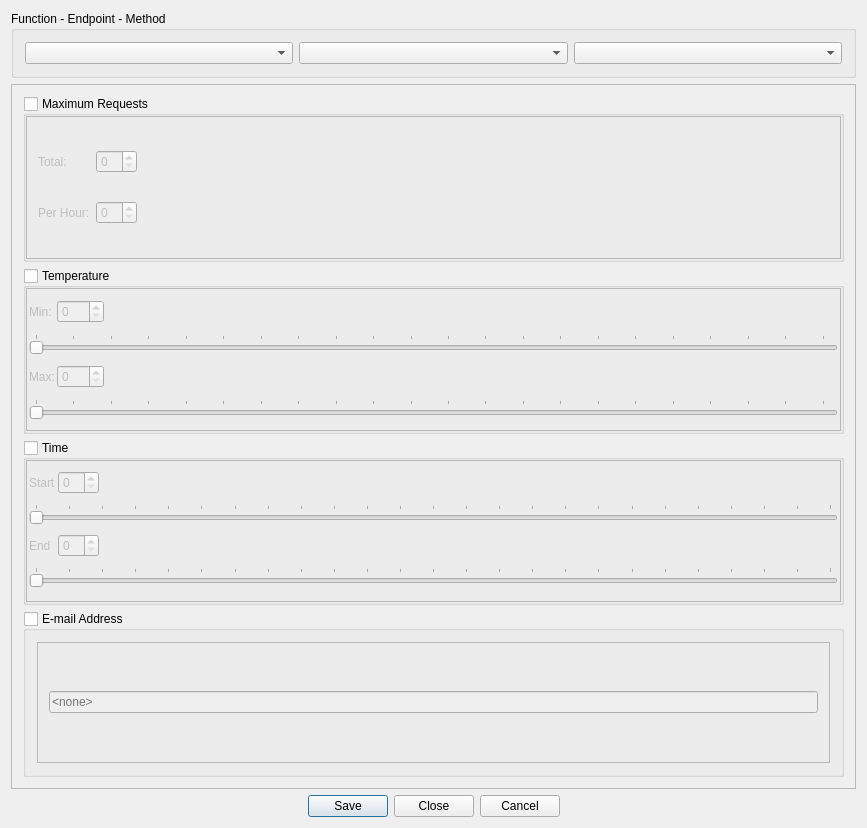
<?xml version="1.0" encoding="UTF-8"?>
<ui version="4.0">
 <class>RuleEditor</class>
 <widget class="QDialog" name="RuleEditor">
  <property name="geometry">
   <rect>
    <x>0</x>
    <y>0</y>
    <width>867</width>
    <height>828</height>
   </rect>
  </property>
  <property name="windowTitle">
   <string>Business Rule Editor</string>
  </property>
  <property name="windowIcon">
   <iconset resource="IdsEditor.qrc">
    <normaloff>:/IdsEditor/Resources/icon.png</normaloff>:/IdsEditor/Resources/icon.png</iconset>
  </property>
  <layout class="QGridLayout" name="gridLayout_3">
   <item row="0" column="0">
    <widget class="QGroupBox" name="groupBox">
     <property name="title">
      <string>Function - Endpoint - Method      </string>
     </property>
     <layout class="QHBoxLayout" name="horizontalLayout">
      <item>
       <widget class="QComboBox" name="FunctionCombo"/>
      </item>
      <item>
       <widget class="QComboBox" name="EndPointCombo"/>
      </item>
      <item>
       <widget class="QComboBox" name="MethodCombo"/>
      </item>
     </layout>
    </widget>
   </item>
   <item row="2" column="0">
    <widget class="QDialogButtonBox" name="buttonBox">
     <property name="enabled">
      <bool>true</bool>
     </property>
     <property name="standardButtons">
      <set>QDialogButtonBox::Cancel|QDialogButtonBox::Close|QDialogButtonBox::Save</set>
     </property>
     <property name="centerButtons">
      <bool>true</bool>
     </property>
    </widget>
   </item>
   <item row="1" column="0">
    <widget class="QScrollArea" name="scrollArea">
     <property name="widgetResizable">
      <bool>true</bool>
     </property>
     <widget class="QWidget" name="scrollAreaWidgetContents">
      <property name="geometry">
       <rect>
        <x>0</x>
        <y>0</y>
        <width>819</width>
        <height>683</height>
       </rect>
      </property>
      <layout class="QVBoxLayout" name="verticalLayout">
       <item>
        <widget class="QGroupBox" name="MaxRequestsGroup">
         <property name="title">
          <string>Maximum Requests</string>
         </property>
         <property name="checkable">
          <bool>true</bool>
         </property>
         <property name="checked">
          <bool>false</bool>
         </property>
         <layout class="QVBoxLayout" name="verticalLayout_4">
          <property name="spacing">
           <number>0</number>
          </property>
          <property name="leftMargin">
           <number>0</number>
          </property>
          <property name="topMargin">
           <number>0</number>
          </property>
          <property name="rightMargin">
           <number>0</number>
          </property>
          <property name="bottomMargin">
           <number>0</number>
          </property>
          <item>
           <widget class="QFrame" name="MaxRequestsFrame">
            <property name="frameShape">
             <enum>QFrame::StyledPanel</enum>
            </property>
            <property name="frameShadow">
             <enum>QFrame::Raised</enum>
            </property>
            <layout class="QGridLayout" name="gridLayout_5">
             <item row="0" column="0">
              <widget class="QLabel" name="label_5">
               <property name="text">
                <string>Total:</string>
               </property>
              </widget>
             </item>
             <item row="0" column="1">
              <layout class="QHBoxLayout" name="horizontalLayout_5">
               <item>
                <widget class="QSpinBox" name="MaxRequestsSpin"/>
               </item>
               <item>
                <spacer name="horizontalSpacer_4">
                 <property name="orientation">
                  <enum>Qt::Horizontal</enum>
                 </property>
                 <property name="sizeHint" stdset="0">
                  <size>
                   <width>40</width>
                   <height>20</height>
                  </size>
                 </property>
                </spacer>
               </item>
              </layout>
             </item>
             <item row="1" column="0">
              <widget class="QLabel" name="label_6">
               <property name="toolTip">
                <string>Rule for N messages per hour</string>
               </property>
               <property name="text">
                <string>Per Hour:</string>
               </property>
              </widget>
             </item>
             <item row="1" column="1">
              <layout class="QHBoxLayout" name="horizontalLayout_2">
               <item>
                <widget class="QSpinBox" name="MaxReqPHSpin"/>
               </item>
               <item>
                <spacer name="horizontalSpacer_6">
                 <property name="orientation">
                  <enum>Qt::Horizontal</enum>
                 </property>
                 <property name="sizeHint" stdset="0">
                  <size>
                   <width>40</width>
                   <height>20</height>
                  </size>
                 </property>
                </spacer>
               </item>
              </layout>
             </item>
            </layout>
           </widget>
          </item>
         </layout>
        </widget>
       </item>
       <item>
        <widget class="QGroupBox" name="TempGroup">
         <property name="title">
          <string>Temperature</string>
         </property>
         <property name="checkable">
          <bool>true</bool>
         </property>
         <property name="checked">
          <bool>false</bool>
         </property>
         <layout class="QVBoxLayout" name="verticalLayout_5">
          <property name="spacing">
           <number>0</number>
          </property>
          <property name="leftMargin">
           <number>0</number>
          </property>
          <property name="topMargin">
           <number>0</number>
          </property>
          <property name="rightMargin">
           <number>0</number>
          </property>
          <property name="bottomMargin">
           <number>0</number>
          </property>
          <item>
           <widget class="QFrame" name="TempFrame">
            <property name="frameShape">
             <enum>QFrame::StyledPanel</enum>
            </property>
            <property name="frameShadow">
             <enum>QFrame::Raised</enum>
            </property>
            <layout class="QGridLayout" name="gridLayout">
             <property name="leftMargin">
              <number>2</number>
             </property>
             <property name="topMargin">
              <number>2</number>
             </property>
             <property name="rightMargin">
              <number>2</number>
             </property>
             <property name="bottomMargin">
              <number>2</number>
             </property>
             <property name="spacing">
              <number>2</number>
             </property>
             <item row="0" column="0">
              <widget class="QLabel" name="label_3">
               <property name="text">
                <string>Min:</string>
               </property>
              </widget>
             </item>
             <item row="0" column="1">
              <widget class="QSpinBox" name="MinTempSpin">
               <property name="sizePolicy">
                <sizepolicy hsizetype="Preferred" vsizetype="Fixed">
                 <horstretch>0</horstretch>
                 <verstretch>0</verstretch>
                </sizepolicy>
               </property>
               <property name="maximum">
                <number>212</number>
               </property>
              </widget>
             </item>
             <item row="0" column="2">
              <spacer name="horizontalSpacer">
               <property name="orientation">
                <enum>Qt::Horizontal</enum>
               </property>
               <property name="sizeHint" stdset="0">
                <size>
                 <width>334</width>
                 <height>20</height>
                </size>
               </property>
              </spacer>
             </item>
             <item row="1" column="0" colspan="3">
              <widget class="QSlider" name="MinTempSlider">
               <property name="maximum">
                <number>212</number>
               </property>
               <property name="orientation">
                <enum>Qt::Horizontal</enum>
               </property>
               <property name="tickPosition">
                <enum>QSlider::TicksAbove</enum>
               </property>
               <property name="tickInterval">
                <number>10</number>
               </property>
              </widget>
             </item>
             <item row="2" column="0">
              <widget class="QLabel" name="label_4">
               <property name="text">
                <string>Max:</string>
               </property>
              </widget>
             </item>
             <item row="2" column="1">
              <widget class="QSpinBox" name="MaxTempSpin">
               <property name="sizePolicy">
                <sizepolicy hsizetype="Preferred" vsizetype="Fixed">
                 <horstretch>0</horstretch>
                 <verstretch>0</verstretch>
                </sizepolicy>
               </property>
               <property name="maximum">
                <number>212</number>
               </property>
              </widget>
             </item>
             <item row="2" column="2">
              <spacer name="horizontalSpacer_2">
               <property name="orientation">
                <enum>Qt::Horizontal</enum>
               </property>
               <property name="sizeHint" stdset="0">
                <size>
                 <width>334</width>
                 <height>20</height>
                </size>
               </property>
              </spacer>
             </item>
             <item row="3" column="0" colspan="3">
              <widget class="QSlider" name="MaxTempSlider">
               <property name="maximum">
                <number>212</number>
               </property>
               <property name="orientation">
                <enum>Qt::Horizontal</enum>
               </property>
               <property name="tickPosition">
                <enum>QSlider::TicksAbove</enum>
               </property>
               <property name="tickInterval">
                <number>10</number>
               </property>
              </widget>
             </item>
            </layout>
           </widget>
          </item>
         </layout>
        </widget>
       </item>
       <item>
        <widget class="QGroupBox" name="TimeGroup">
         <property name="title">
          <string>Time</string>
         </property>
         <property name="checkable">
          <bool>true</bool>
         </property>
         <property name="checked">
          <bool>false</bool>
         </property>
         <layout class="QVBoxLayout" name="verticalLayout_3">
          <property name="spacing">
           <number>0</number>
          </property>
          <property name="leftMargin">
           <number>0</number>
          </property>
          <property name="topMargin">
           <number>0</number>
          </property>
          <property name="rightMargin">
           <number>0</number>
          </property>
          <property name="bottomMargin">
           <number>0</number>
          </property>
          <item>
           <widget class="QFrame" name="TimeFrame">
            <property name="frameShape">
             <enum>QFrame::StyledPanel</enum>
            </property>
            <property name="frameShadow">
             <enum>QFrame::Raised</enum>
            </property>
            <layout class="QGridLayout" name="gridLayout_2">
             <property name="leftMargin">
              <number>2</number>
             </property>
             <property name="topMargin">
              <number>2</number>
             </property>
             <property name="rightMargin">
              <number>2</number>
             </property>
             <property name="bottomMargin">
              <number>2</number>
             </property>
             <property name="spacing">
              <number>2</number>
             </property>
             <item row="0" column="0">
              <widget class="QLabel" name="label">
               <property name="text">
                <string>Start</string>
               </property>
              </widget>
             </item>
             <item row="0" column="1">
              <widget class="QSpinBox" name="MinTimeSpin">
               <property name="maximum">
                <number>24</number>
               </property>
              </widget>
             </item>
             <item row="0" column="2">
              <spacer name="horizontalSpacer_3">
               <property name="orientation">
                <enum>Qt::Horizontal</enum>
               </property>
               <property name="sizeHint" stdset="0">
                <size>
                 <width>340</width>
                 <height>20</height>
                </size>
               </property>
              </spacer>
             </item>
             <item row="1" column="0" colspan="3">
              <widget class="QSlider" name="MinTimeSlider">
               <property name="maximum">
                <number>24</number>
               </property>
               <property name="orientation">
                <enum>Qt::Horizontal</enum>
               </property>
               <property name="tickPosition">
                <enum>QSlider::TicksAbove</enum>
               </property>
               <property name="tickInterval">
                <number>1</number>
               </property>
              </widget>
             </item>
             <item row="2" column="0">
              <widget class="QLabel" name="label_2">
               <property name="text">
                <string>End</string>
               </property>
              </widget>
             </item>
             <item row="2" column="1">
              <widget class="QSpinBox" name="MaxTimeSpin">
               <property name="maximum">
                <number>24</number>
               </property>
              </widget>
             </item>
             <item row="2" column="2">
              <spacer name="horizontalSpacer_5">
               <property name="orientation">
                <enum>Qt::Horizontal</enum>
               </property>
               <property name="sizeHint" stdset="0">
                <size>
                 <width>340</width>
                 <height>20</height>
                </size>
               </property>
              </spacer>
             </item>
             <item row="3" column="0" colspan="3">
              <widget class="QSlider" name="MaxTimeSlider">
               <property name="maximum">
                <number>24</number>
               </property>
               <property name="orientation">
                <enum>Qt::Horizontal</enum>
               </property>
               <property name="tickPosition">
                <enum>QSlider::TicksAbove</enum>
               </property>
               <property name="tickInterval">
                <number>1</number>
               </property>
              </widget>
             </item>
            </layout>
           </widget>
          </item>
         </layout>
        </widget>
       </item>
       <item>
        <widget class="QGroupBox" name="EmailGroup">
         <property name="sizePolicy">
          <sizepolicy hsizetype="Preferred" vsizetype="Minimum">
           <horstretch>0</horstretch>
           <verstretch>0</verstretch>
          </sizepolicy>
         </property>
         <property name="toolTip">
          <string>Email notification when rule violated</string>
         </property>
         <property name="title">
          <string>E-mail Address</string>
         </property>
         <property name="checkable">
          <bool>true</bool>
         </property>
         <property name="checked">
          <bool>false</bool>
         </property>
         <layout class="QVBoxLayout" name="verticalLayout_2">
          <item>
           <widget class="QFrame" name="EmailFrame">
            <property name="frameShape">
             <enum>QFrame::StyledPanel</enum>
            </property>
            <property name="frameShadow">
             <enum>QFrame::Raised</enum>
            </property>
            <layout class="QGridLayout" name="gridLayout_4">
             <item row="0" column="0">
              <widget class="QLineEdit" name="Email">
               <property name="sizePolicy">
                <sizepolicy hsizetype="Expanding" vsizetype="Fixed">
                 <horstretch>0</horstretch>
                 <verstretch>0</verstretch>
                </sizepolicy>
               </property>
               <property name="acceptDrops">
                <bool>false</bool>
               </property>
               <property name="placeholderText">
                <string>&lt;none&gt;</string>
               </property>
              </widget>
             </item>
            </layout>
           </widget>
          </item>
         </layout>
        </widget>
       </item>
      </layout>
     </widget>
    </widget>
   </item>
  </layout>
 </widget>
 <layoutdefault spacing="6" margin="11"/>
 <resources>
  <include location="IdsEditor.qrc"/>
 </resources>
 <connections/>
</ui>
